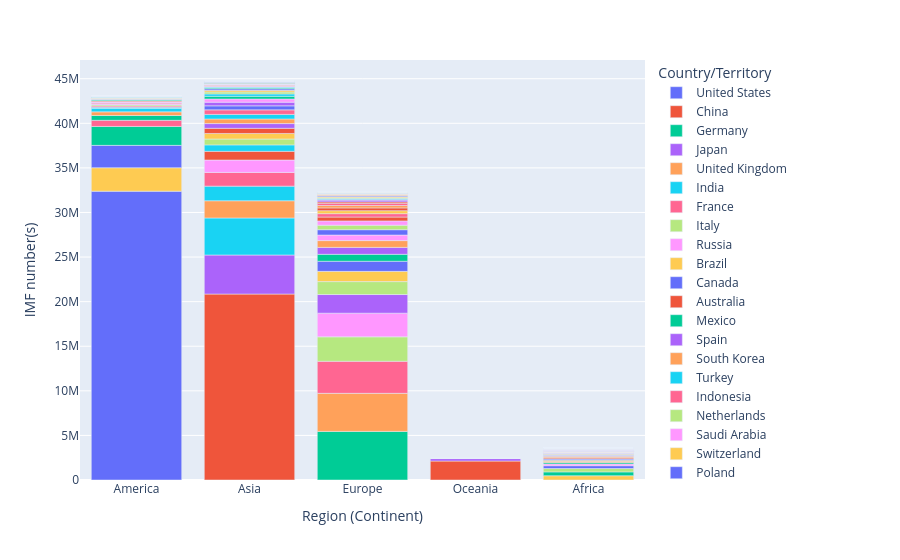

The code cell stored with this chart in its notebook:
### Code cell
#create the stacked bar chart using plotly
fig1 = px.bar(dat,
             x = "Continent",
             y = "IMF (2026)[1]",
             color = "Country/Territory",
             labels={
                   "Continent": "Region (Continent)",
                   "IMF (2026)[1]": "IMF number(s)"
                    })


fig1.show()
